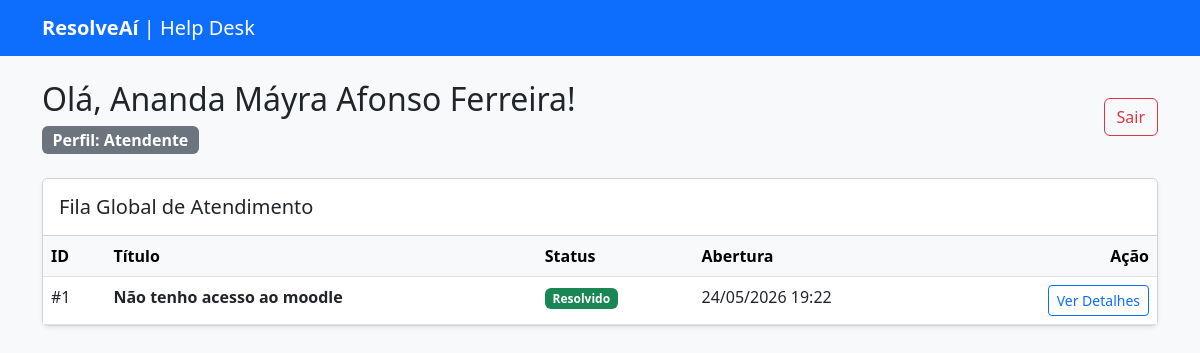
The app's page / (signed in) with its own data.
### app/models.py (models this page shows)
class User(UserMixin, db.Model):
    id = db.Column(db.Integer, primary_key=True)
    nome = db.Column(db.String(100), nullable=False)
    email = db.Column(db.String(120), unique=True, nullable=False)
    senha = db.Column(db.String(200), nullable=False)
    tipo = db.Column(db.String(20), nullable=False, default='cliente')
    tickets = db.relationship('Ticket', backref='cliente', lazy=True)
    respostas = db.relationship('Reply', backref='autor', lazy=True)

class Ticket(db.Model):
    id = db.Column(db.Integer, primary_key=True)
    titulo = db.Column(db.String(150), nullable=False)
    descricao = db.Column(db.Text, nullable=False)
    status = db.Column(db.String(50), default='Aberto')
    data_criacao = db.Column(db.DateTime, default=datetime.utcnow)
    nota = db.Column(db.Integer, nullable=True)
    cliente_id = db.Column(db.Integer, db.ForeignKey('user.id'), nullable=False)
    respostas = db.relationship('Reply', backref='ticket_original', lazy=True)

### app/routes.py (the view)
@bp.route('/')
@login_required
def dashboard():
    if current_user.tipo == 'cliente':
        tickets = Ticket.query.filter_by(cliente_id=current_user.id).all()
    else:
        tickets = Ticket.query.all()
    return render_template('dashboard.html', tickets=tickets)

### app/__init__.py (called while the page is built)
def create_app():
    app = Flask(__name__)
    app.config['SECRET_KEY'] = 'chave_super_secreta_para_sessoes'
    app.config['SQLALCHEMY_DATABASE_URI'] = 'sqlite:///database.db'
    app.config['SQLALCHEMY_TRACK_MODIFICATIONS'] = False
    db.init_app(app)
    login_manager.init_app(app)
    login_manager.login_view = 'main.login' # Redireciona não-logados pra cá
    login_manager.login_message = "Por favor, faça login para acessar esta página."
    from app.models import User
    @login_manager.user_loader
    def load_user(user_id):
        return User.query.get(int(user_id))
    from app.routes import bp
    app.register_blueprint(bp)
    return app

### app/templates/dashboard.html (shortened to what this page needs)
{% extends "base.html" %}
{% block content %}
<div class="d-flex justify-content-between align-items-center mb-4 mt-4">
    <div>
        <h2>Olá, {{ current_user.nome }}!</h2>
        <span class="badge bg-secondary fs-6">Perfil: {{ current_user.tipo | capitalize }}</span>
    </div>
    <div class="d-flex gap-2">
        <a href="/logout" class="btn btn-outline-danger">Sair</a>
    </div>
</div>
<div class="card shadow-sm">
    <div class="card-header bg-white py-3">
        <h5 class="mb-0">{% if current_user.tipo == 'cliente' %}Meus Chamados{% else %}Fila Global de Atendimento{% endif %}</h5>
    </div>
    <div class="card-body p-0">
        <table class="table table-hover mb-0">
            <thead class="table-light">
                <tr>
                    <th>ID</th>
                    <th>Título</th>
                    <th>Status</th>
                    <th>Abertura</th>
                    <th class="text-end">Ação</th>
                </tr>
            </thead>
            <tbody>
                {% for ticket in tickets %}
                <tr>
                    <td>#{{ ticket.id }}</td>
                    <td><strong>{{ ticket.titulo }}</strong></td>
                    <td>
                        {% if ticket.status == 'Aberto' %}
                            <span class="badge bg-warning text-dark">Aberto</span>
                        {% elif ticket.status == 'Em Andamento' %}
                            <span class="badge bg-primary">Em Andamento</span>
                        {% else %}
                            <span class="badge bg-success">Resolvido</span>
                        {% endif %}
                    </td>
                    <td>{{ ticket.data_criacao.strftime('%d/%m/%Y %H:%M') }}</td>
                    <td class="text-end">
                        <a href="/ticket/{{ ticket.id }}" class="btn btn-sm btn-outline-primary">Ver Detalhes</a>
                    </td>
                </tr>
                {% else %}
                <tr>
                    <td colspan="5" class="text-center py-4 text-muted">Nenhum chamado encontrado.</td>
                </tr>
                {% endfor %}
            </tbody>
        </table>
    </div>
</div>
{% endblock %}

### records on screen
User: nome "Ananda Máyra Afonso Ferreira", tipo "Atendente"
Ticket: id "1", titulo "Não tenho acesso ao moodle", status "Resolvido", data_criacao "24/05/2026 19:22"
